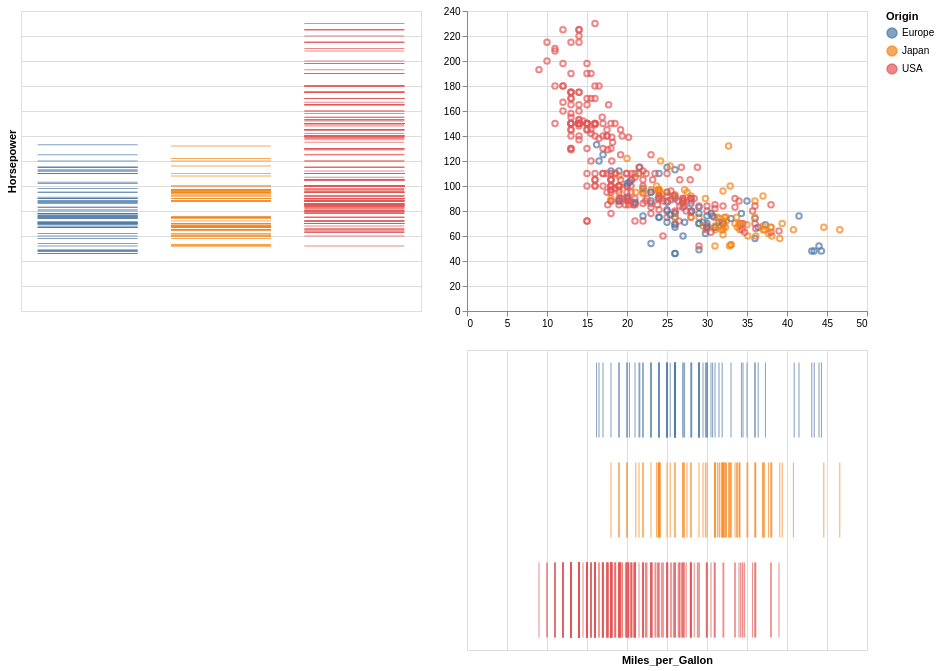

Here is the Vega-Lite specification saved for this chart:
### Vega-Lite specification from a JSON file in a GitHub repository (floating-point values rounded to 4 significant figures; data arrays with more than 128 entries replaced by an {"elided": "..."} marker saying what was removed)
{"config": {"view": {"height": 300, "width": 400}}, "$schema": "https://vega.github.io/schema/vega-lite/v2.4.1.json", "hconcat": [{"encoding": {"y": {"title": "Horsepower", "field": "properties.Horsepower", "type": "quantitative", "axis": {"domain": false, "ticks": false, "labels": false}}, "x": {"title": "Origin", "field": "properties.Origin", "type": "nominal", "axis": {"title": "", "domain": false, "ticks": false, "labels": false}}, "color": {"condition": {"selection": "selector001", "title": "Origin", "field": "properties.Origin", "type": "nominal"}, "value": "lightgrey"}}, "data": {"values": {"features": {"elided": "406 records"}, "type": "FeatureCollection"}, "format": {"type": "json", "property": "features"}}, "selection": {"selector001": {"type": "interval"}}, "mark": "tick"}, {"vconcat": [{"encoding": {"y": {"title": "Horsepower", "field": "properties.Horsepower", "type": "quantitative", "axis": {"title": ""}}, "x": {"title": "Miles_per_Gallon", "field": "properties.Miles_per_Gallon", "type": "quantitative", "axis": {"title": ""}}, "color": {"condition": {"selection": "selector001", "title": "Origin", "field": "properties.Origin", "type": "nominal"}, "value": "grey"}}, "data": {"values": {"features": {"elided": "406 records"}, "type": "FeatureCollection"}, "format": {"type": "json", "property": "features"}}, "selection": {"selector001": {"type": "interval"}}, "mark": "point"}, {"encoding": {"y": {"title": "Origin", "field": "properties.Origin", "type": "nominal", "axis": {"title": "", "domain": false, "ticks": false, "labels": false}}, "x": {"title": "Miles_per_Gallon", "field": "properties.Miles_per_Gallon", "type": "quantitative", "axis": {"domain": false, "ticks": false, "labels": false}}, "color": {"condition": {"selection": "selector001", "title": "Origin", "field": "properties.Origin", "type": "nominal"}, "value": "lightgrey"}}, "data": {"values": {"features": {"elided": "406 records"}, "type": "FeatureCollection"}, "format": {"type": "json", "property": "features"}}, "selection": {"selector001": {"type": "interval"}}, "mark": "tick"}]}]}
